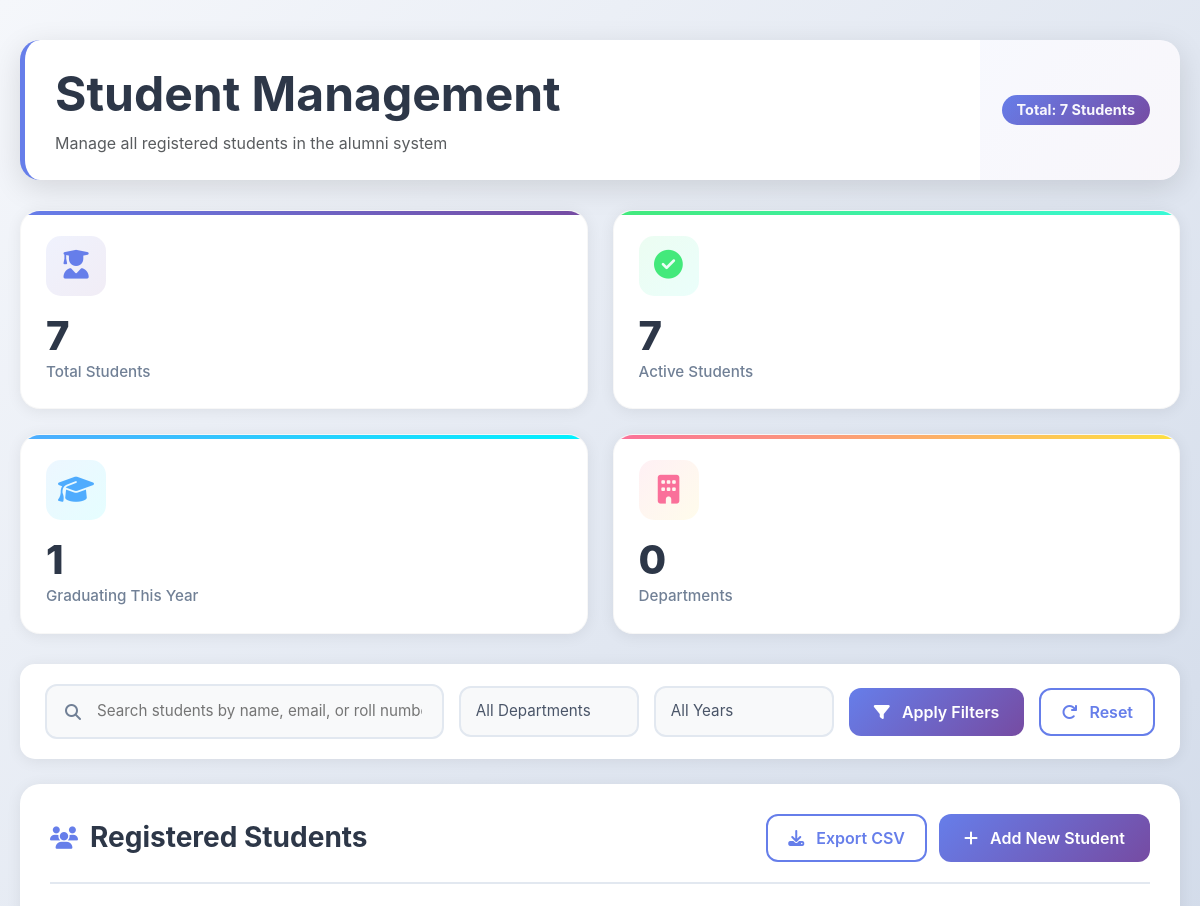
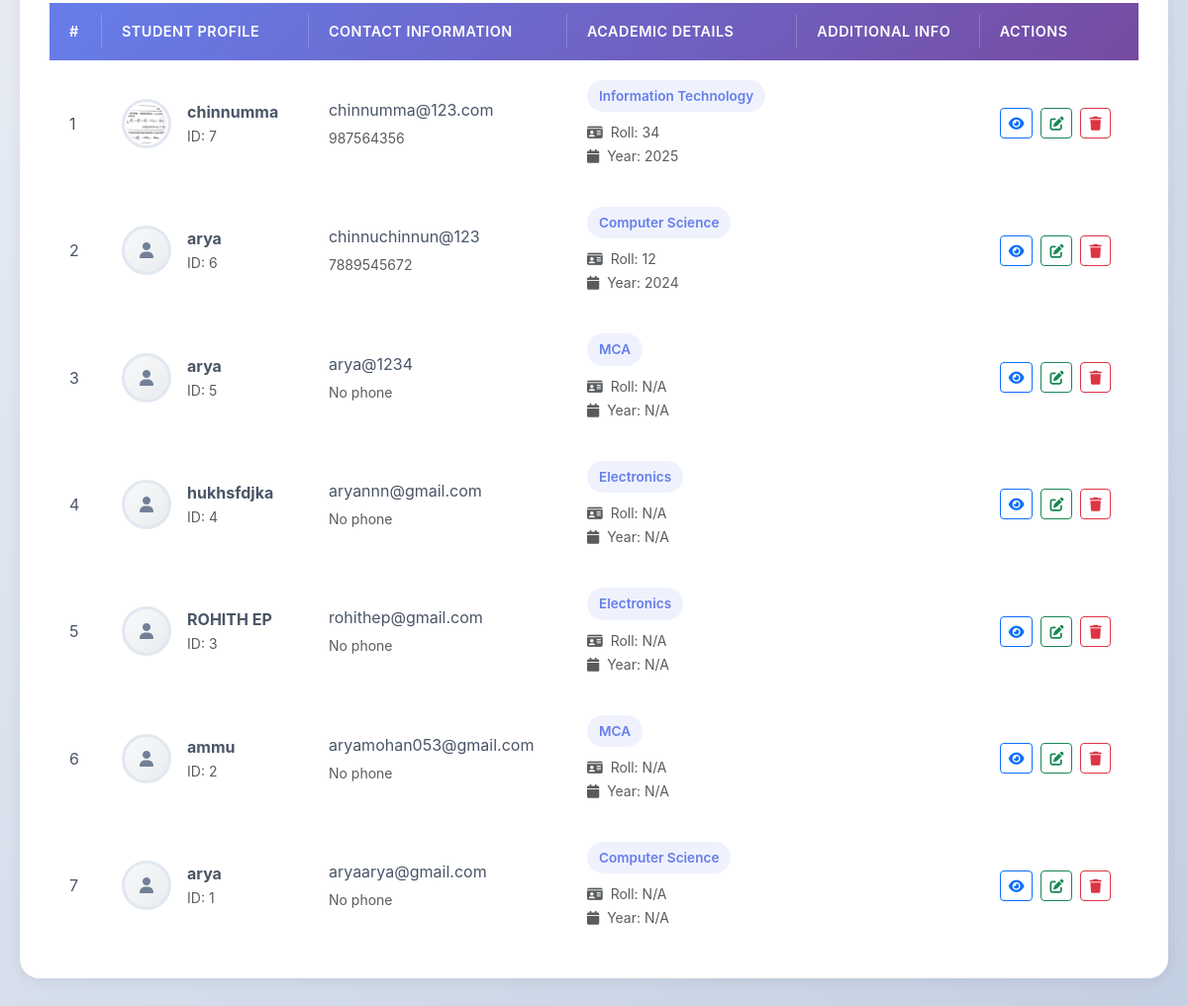
The page /staff/students/ (signed in) on the database as committed earlier (2 pictures, top to bottom).
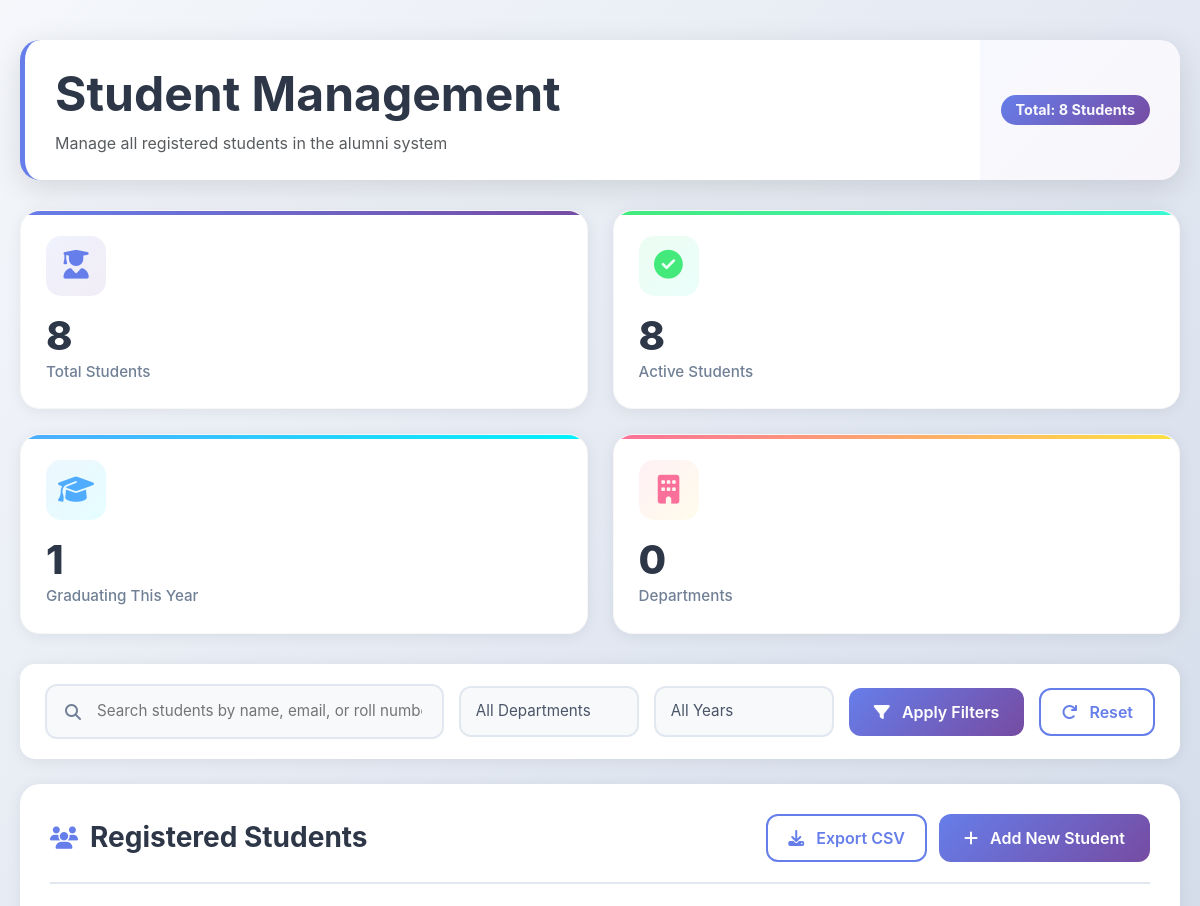
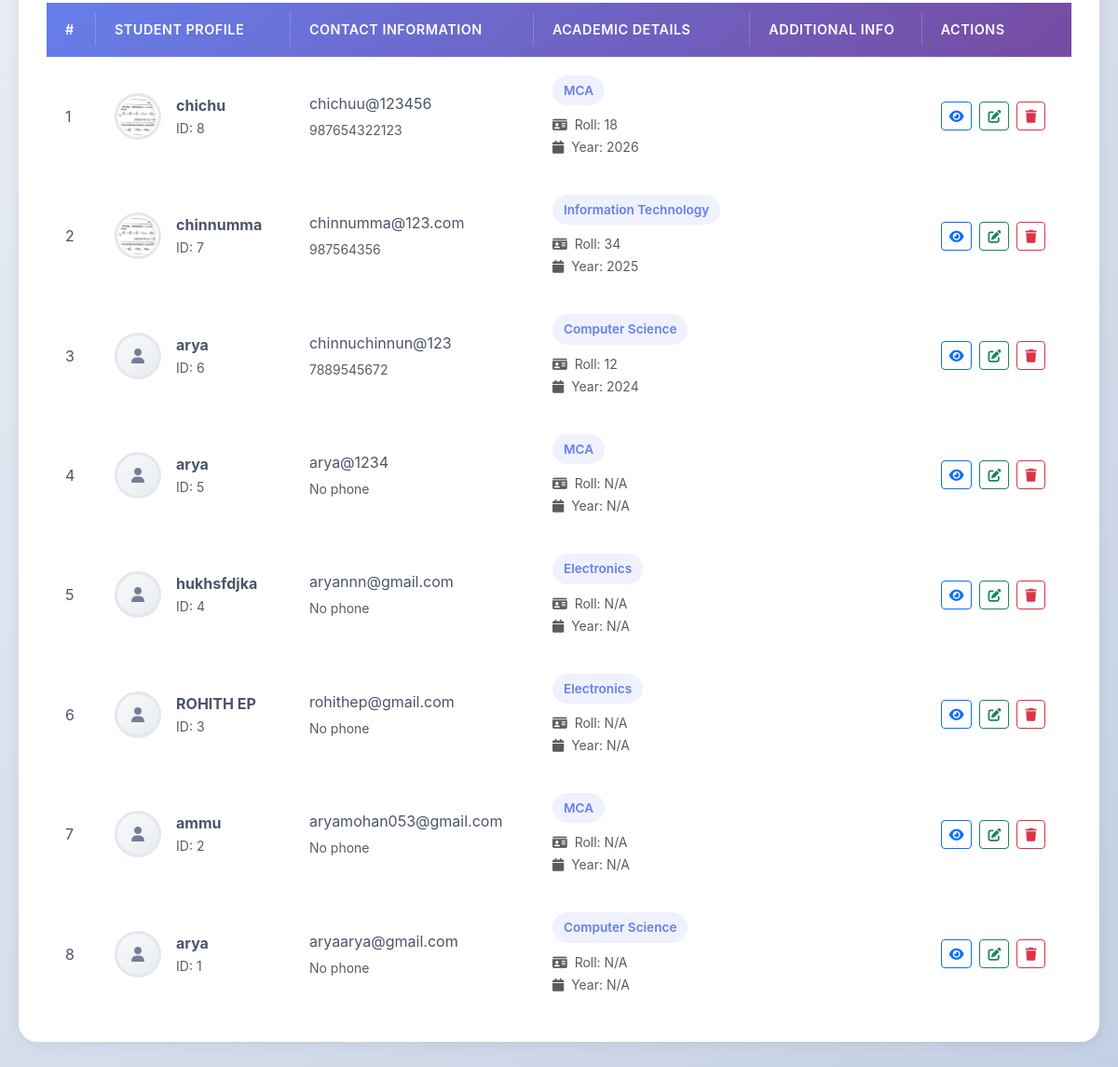
The same page on the database as committed later (2 pictures, top to bottom).
### pages/models.py (models this page shows, shortened)
class StudentProfile(models.Model):
    user = models.OneToOneField(User, on_delete=models.CASCADE)
    roll_number = models.CharField(max_length=50, blank=True, null=True)
    department = models.CharField(max_length=100, blank=True, null=True)
    batch = models.CharField(max_length=20, blank=True, null=True)
    year_of_passing = models.IntegerField(blank=True, null=True)
    phone = models.CharField(max_length=20, blank=True, null=True)
    current_company = models.CharField(max_length=100, blank=True, null=True)
    role = models.CharField(max_length=100, blank=True, null=True)
    experience_years = models.IntegerField(blank=True, null=True)
    profile_photo = models.ImageField(upload_to='profile_photos/', blank=True, null=True)
    location = models.CharField(max_length=200, blank=True, null=True)

### pages/views.py (the view)
# urls.py: path('students/', students_list, name='students'),
@login_required
def students_list(request):
    students = StudentProfile.objects.all().order_by('-id')
    current_year = datetime.datetime.now().year
    context = {
        'students': students,
        'active_students': students.count(),
        'graduating_this_year': students.filter(
            Q(year_of_passing=str(current_year)) | Q(year_of_passing=current_year)
        ).count(),
        'departments_count': Department.objects.count(),
        'departments': Department.objects.all(),
    }
    return render(request, "pages/students_list.html", context)

### templates/pages/students_list.html (shortened to what the changed rows need)
{% load static %}
<!DOCTYPE html>
<html lang="en">
<head>
    <link href="https://cdn.jsdelivr.net/npm/bootstrap@5.3.0/dist/css/bootstrap.min.css" rel="stylesheet">
    <link rel="stylesheet" href="https://cdnjs.cloudflare.com/ajax/libs/font-awesome/6.4.0/css/all.min.css">
</head>
<body>
<div class="main-container">
    <div class="page-header fade-in">
        <div class="d-flex justify-content-between align-items-center">
            <div>
                <h1 class="display-5 mb-2">Student Management</h1>
                <p class="text-muted mb-0">Manage all registered students in the alumni system</p>
            </div>
            <span class="badge">Total: {{ students.count }} Students</span>
        </div>
    </div>
    <div class="stats-container fade-in">
        <div class="stat-card fade-in">
            <div class="stat-icon">
                <i class="fas fa-user-graduate"></i>
            </div>
            <div class="stat-value">{{ students.count }}</div>
            <div class="stat-label">Total Students</div>
        </div>
        <div class="stat-card fade-in delay-1">
            <div class="stat-icon">
                <i class="fas fa-check-circle"></i>
            </div>
            <div class="stat-value">{{ active_students }}</div>
            <div class="stat-label">Active Students</div>
        </div>
    </div>
    <div class="table-container fade-in">
        {% if students %}
            <div class="table-responsive">
                <table class="data-table" id="studentsTable">
                    <thead>
                        <tr>
                            <th>#</th>
                            <th>Student Profile</th>
                            <th>Contact Information</th>
                            <th>Academic Details</th>
                            <th>Additional Info</th>
                            <th>Actions</th>
                        </tr>
                    </thead>
                    <tbody>
                        {% for student in students %}
                        <tr>
                            <td>{{ forloop.counter }}</td>
                            <td>
                                <div class="d-flex align-items-center">
                                    {% if student.profile_photo %}
                                        <img src="{{ student.profile_photo.url }}" class="student-avatar me-3" alt="{{ student.user.get_full_name }}">
                                    {% else %}
                                        <div class="avatar-placeholder me-3">
                                            <i class="fas fa-user"></i>
                                        </div>
                                    {% endif %}
                                    <div>
                                        <strong class="d-block">
                                            {% if student.user.get_full_name %}
                                                {{ student.user.get_full_name }}
                                            {% else %}
                                                {{ student.user.username }}
                                            {% endif %}
                                        </strong>
                                        <small class="text-muted">ID: {{ student.id }}</small>
                                    </div>
                                </div>
                            </td>
                            <td>
                                <div class="mb-1">{{ student.user.email }}</div>
                                <small class="text-muted">{{ student.phone|default:"No phone" }}</small>
                            </td>
                            <td>
                                <div class="mb-1">
                                    <span class="department-badge">{{ student.department|default:"Not Assigned" }}</span>
                                </div>
                                <div class="mt-2">
                                    <small class="text-muted">
                                        <i class="fas fa-id-card me-1"></i>
                                        Roll: {{ student.roll_number|default:"N/A" }}
                                    </small>
                                    <br>
                                    <small class="text-muted">
                                        <i class="fas fa-calendar me-1"></i>
                                        Year: {{ student.year_of_passing|default:"N/A" }}
                                    </small>
                                </div>
                            </td>
                            <td>
                            </td>
                            <td>
                                <div class="d-flex gap-2">
                                    <button class="btn btn-sm btn-outline-primary" onclick="viewStudent({{ student.id }})">
                                        <i class="fas fa-eye"></i>
                                    </button>
                                    <button class="btn btn-sm btn-outline-success" onclick="editStudent({{ student.id }})">
                                        <i class="fas fa-edit"></i>
                                    </button>
                                    <button class="btn btn-sm btn-outline-danger" onclick="confirmDelete({{ student.id }})">
                                        <i class="fas fa-trash"></i>
                                    </button>
                                </div>
                            </td>
                        </tr>
                        {% endfor %}
                    </tbody>
                </table>
            </div>
        {% endif %}
    </div>
</div>
</body>
</html>

Rows that differ between the two databases and show on the page:
added StudentProfile: profile_photo (picture), user.get_full_name "chichu", id "8", user.email "chichuu@123456", phone "987654322123", department "MCA", roll_number "18", year_of_passing "2026"
Other text that changed with them:
{{ students.count }}: "7" → "8"
{{ active_students }}: "7" → "8"
